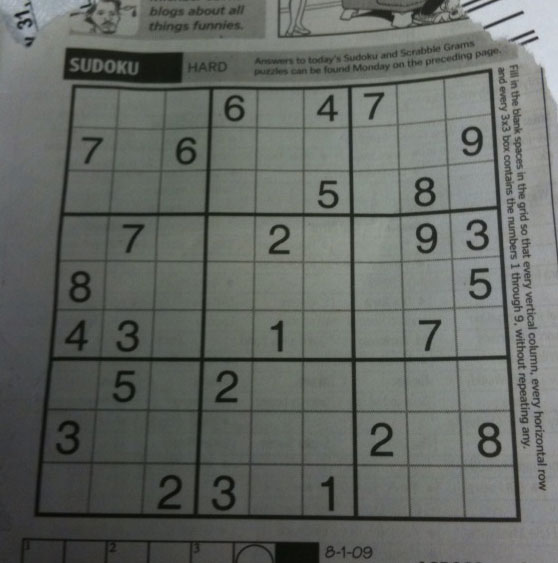
#> input picture images/sudoku.png, 558 x 563 px, found by its file name
$ python AutoCanny.py
#> lines starting #> are read from the running program, lines starting #| are printed output that depends on the picture; after the words box and inside, x2 and y2 are one past the last pixel; in counts of white or black regions, pixels touching at a corner belong together
"""
Practice finding lines and then drawing them to connect across the image

 Code foundation from here:
- auto_canny: https://www.pyimagesearch.com/2015/04/06/zero-parameter-automatic-canny-edge-detection-with-python-and-opencv/
"""

import numpy as np
import cv2


def auto_canny(image, sigma=0.33):
    # compute the median of the single channel pixel intensities
    v = np.median(image)
    # apply automatic Canny edge detection using the computed median
    lower = int(max(0, (1.0 - sigma) * v))
    upper = int(min(255, (1.0 + sigma) * v))
    edged = cv2.Canny(image, lower, upper)
    # return the edged image
    return edged


# read image
img = cv2.imread('images/sudoku.png')
#> img is the input picture: shape (563, 558, 3); mean B, G, R 99.5, 104.1, 100
img = cv2.imread('images/149.jpg')
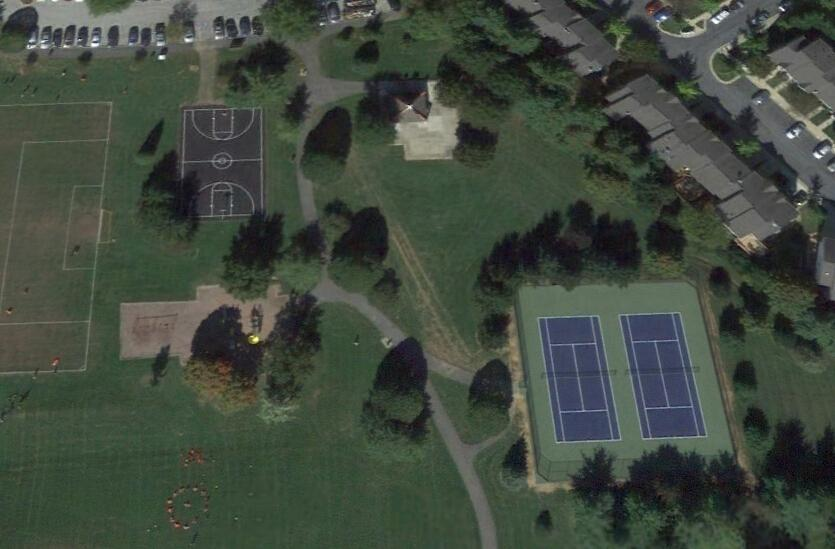
#> input picture images/149.jpg, 835 x 549 px, found by its file name
#> img is the input picture: shape (549, 835, 3); mean B, G, R 62.7, 73.7, 64.8

# define the list of boundaries (keeping only light to white colours)
boundaries = [([90, 90, 90], [255, 255, 255])]

# loop over the boundaries and filter out (mask) dark pixels
for (lower, upper) in boundaries:
    # create NumPy arrays from the boundaries
    lower = np.array(lower, dtype="uint8")
    upper = np.array(upper, dtype="uint8")

    # find the colors within the specified boundaries and apply the mask
    mask = cv2.inRange(img, lower, upper)
    output = cv2.bitwise_and(img, img, mask=mask)
#> this loop made 1 pass
#> pass 1, `mask = cv2.inRange(img, lower, upper)`:
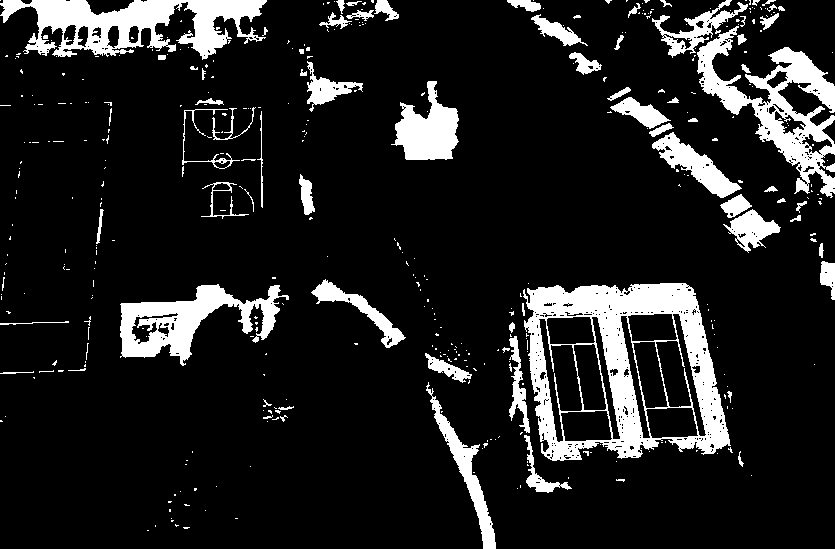
#> mask: shape (549, 835); 12.7% white; 411 white regions (336 under 20 px), largest, box (x1, y1, x2, y2) and area: (523, 283, 731, 461) 15440, (0, 0, 267, 60) 8077, (697, 26, 835, 198) 7482
#> pass 1, `output = cv2.bitwise_and(img, img, mask=mask)`:
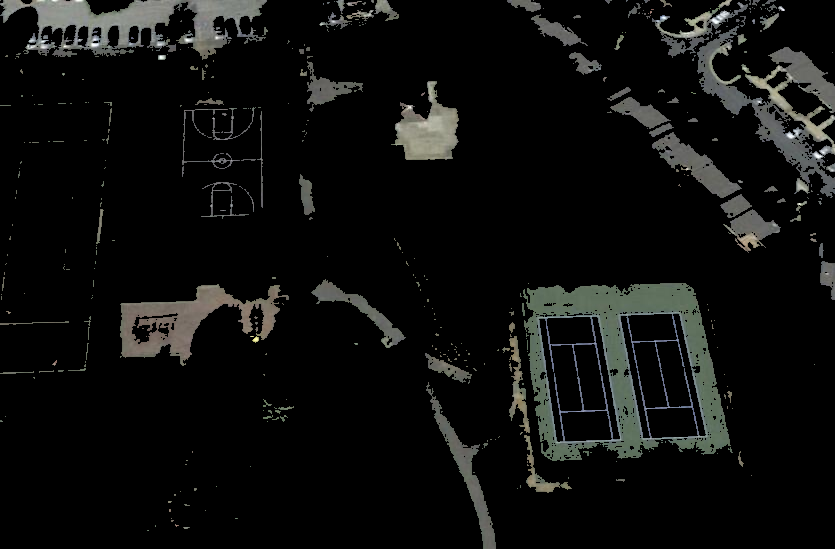
#> output: shape (549, 835, 3); mean B, G, R 13.9, 14.9, 14.3

# show the images: original vs. only light kept
#cv2.imshow("images", np.hstack([img, output]))
# cv2.waitKey(0)

gray = cv2.cvtColor(output, cv2.COLOR_BGR2GRAY)

blurred = cv2.GaussianBlur(gray, (3, 3), 0)
low_threshold, high_threshold = 100, 500
#edges = cv2.Canny(gray, low_threshold, high_threshold)

edges = auto_canny(blurred)
#> in auto_canny, `v = np.median(image)`: v = 0
#> in auto_canny, `edged = cv2.Canny(image, lower, upper)`:
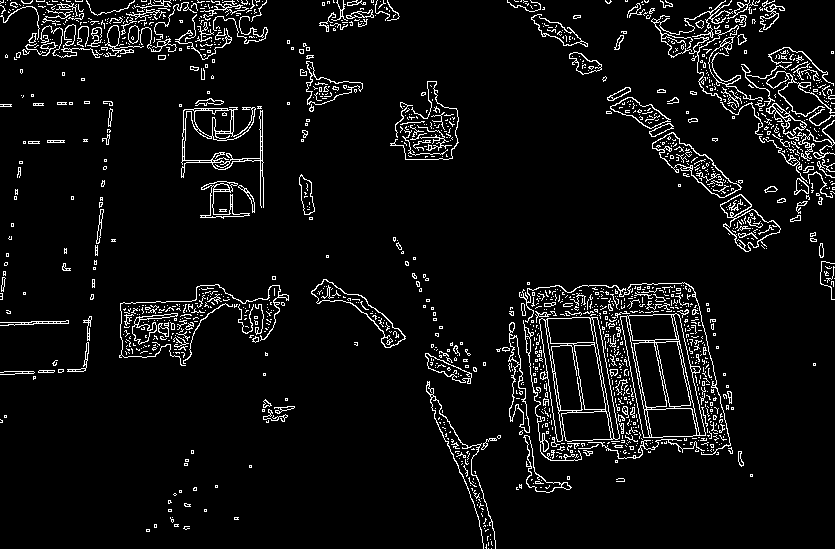
#> edged: shape (549, 835); 6% white in thin lines or dots

cv2.imshow('edges', edges)
cv2.waitKey(0)

rho = 3  # distance resolution in pixels of the Hough grid
theta = np.pi / 180  # angular resolution in radians of the Hough grid
threshold = 200  # minimum number of votes (intersections in Hough grid cell)
# min_line_length = 10  # minimum number of pixels making up a line
# max_line_gap = 5  # maximum gap in pixels between connectable line segments
line_image = np.copy(img) * 0  # creating a blank to draw lines on
#> line_image: shape (549, 835, 3); every value is 0

lines = cv2.HoughLines(edges, rho, theta, threshold)
#> lines = 1075 rows, first 8: [324, 1.52], [6, 1.59], [6, 1.62], [321, 1.61], [48, 1.52], [312, 1.54], [144, 1.52], [12, 1.57]

print(len(lines))
#| 1075
for line in lines:
    rho, theta = line[0]
    if (rho > 200):
        a = np.cos(theta)
        b = np.sin(theta)
        x0 = a * rho
        y0 = b * rho

        x1 = int(x0 + 1000 * (-b))
        y1 = int(y0 + 1000 * (a))

        x2 = int(x0 - 1000 * (-b))
        y2 = int(y0 - 1000 * (a))
        cv2.line(img, (x1, y1), (x2, y2), (0, 255, 0), 1)
#> this loop made 1075 passes
#> (rho, theta, a, b, x0, y0, x1, y1) on passes 1, 4, 6, 13, 23, 24, 25, 27, 28, 29, 34, 39: (324, 1.52, 0.0523, 0.999, 16.96, 323.6, -981, 375), (321, 1.61, -0.0349, 0.999, -11.2, 320.8, -1010, 285), (312, 1.54, 0.0349, 0.999, 10.89, 311.8, -988, 346), (306, 1.54, 0.0349, 0.999, 10.68, 305.8, -988, 340), (303, 1.55, 0.0175, 1, 5.29, 303, -994, 320), (324, 1.47, 0.105, 0.995, 33.87, 322.2, -960, 426), (375, 1.52, 0.0523, 0.999, 19.63, 374.5, -979, 426), (318, 1.64, -0.0698, 0.998, -22.18, 317.2, -1019, 247), (333, 1.54, 0.0349, 0.999, 11.62, 332.8, -987, 367), (303, 1.59, -0.0175, 1, -5.29, 303, -1005, 285), (312, 1.57, -4.37e-08, 1, -1.36e-05, 312, -1000, 311), (336, 1.5, 0.0698, 0.998, 23.44, 335.2, -974, 404)
#> (rho, theta, a) on pass 132: (366, 1.48, 0.0872)
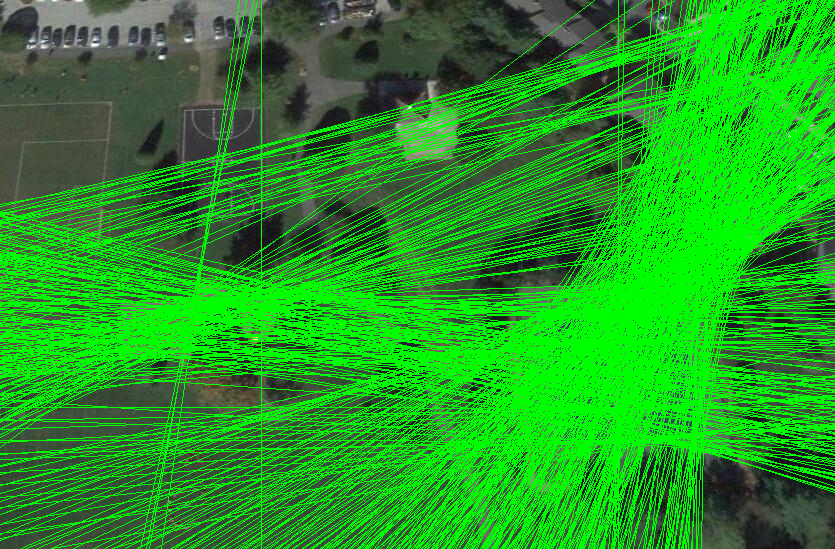
#> img: shape (549, 835, 3); mean B, G, R 33.5, 151.8, 35.1

cv2.imshow('houghlines', img)
cv2.waitKey(0)
